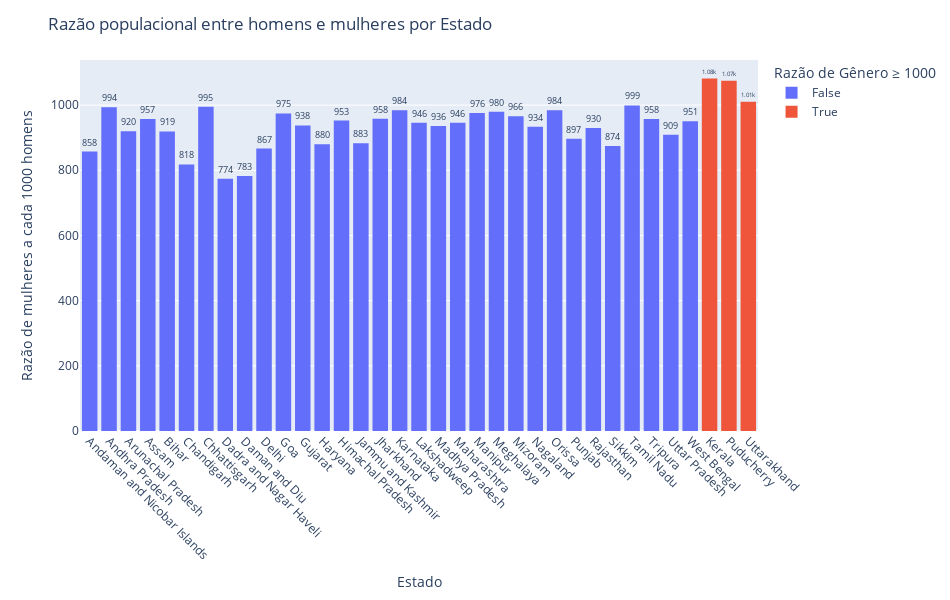

Notebook cell for this chart:
### Code cell
#Criação de histograma para identificar a razão da populaçao do sexo feminino por
# masculino em cada Estado Indiano.

bar_fig_razao_genero = px.histogram(
    media_razao_genero,
    x='estado',
    y='razao_de_genero',
    text_auto=".3s",
    height=600,
    width=950,
    color='cor',
    labels={'cor': 'Razão de Gênero ≥ 1000'}
)

# Atualização de aspectos visuais do gráfico
bar_fig_razao_genero.update_traces(
    textposition='outside'
)
bar_fig_razao_genero.update_yaxes(title_text='Razão de mulheres a cada 1000 homens')
bar_fig_razao_genero.update_xaxes(title_text='Estado',tickangle = 45)
bar_fig_razao_genero.update_layout(title_text='Razão populacional entre homens e mulheres por Estado')

#Impressão do gráfico
bar_fig_razao_genero.show()

### Figure 1 — Plotly figure (JSON) as saved in the notebook; plotly's stock layout.template omitted (floating-point values rounded to 4 significant figures)
{"data": [{"alignmentgroup": "True", "bingroup": "x", "histfunc": "sum", "hovertemplate": "Razão de Gênero ≥ 1000=False<br>estado=%{x}<br>sum of razao_de_genero=%{y}<extra></extra>", "legendgroup": "False", "marker": {"color": "#636efa", "pattern": {"shape": ""}}, "name": "False", "offsetgroup": "False", "orientation": "v", "showlegend": true, "textposition": "outside", "texttemplate": "%{value:.3s}", "type": "histogram", "x": ["Andaman and Nicobar Islands", "Andhra Pradesh", "Arunachal Pradesh", "Assam", "Bihar", "Chandigarh", "Chhattisgarh", "Dadra and Nagar Haveli", "Daman and Diu", "Delhi", "Goa", "Gujarat", "Haryana", "Himachal Pradesh", "Jammu and Kashmir", "Jharkhand", "Karnataka", "Lakshadweep", "Madhya Pradesh", "Maharashtra", "Manipur", "Meghalaya", "Mizoram", "Nagaland", "Orissa", "Punjab", "Rajasthan", "Sikkim", "Tamil Nadu", "Tripura", "Uttar Pradesh", "West Bengal"], "xaxis": "x", "y": [857.7, 993.7, 919.8, 957.4, 919.4, 818, 994.7, 774, 782.5, 866.6, 974.5, 937.6, 879.8, 952.8, 883.1, 958.4, 984.3, 946, 935.6, 945.7, 975.6, 979.7, 965.5, 933.7, 983.9, 897.0, 930.1, 874.2, 998.9, 957.5, 909.2, 950.6], "yaxis": "y"}, {"alignmentgroup": "True", "bingroup": "x", "histfunc": "sum", "hovertemplate": "Razão de Gênero ≥ 1000=True<br>estado=%{x}<br>sum of razao_de_genero=%{y}<extra></extra>", "legendgroup": "True", "marker": {"color": "#EF553B", "pattern": {"shape": ""}}, "name": "True", "offsetgroup": "True", "orientation": "v", "showlegend": true, "textposition": "outside", "texttemplate": "%{value:.3s}", "type": "histogram", "x": ["Kerala", "Puducherry", "Uttarakhand"], "xaxis": "x", "y": [1081.0, 1074.0, 1010.0], "yaxis": "y"}], "layout": {"barmode": "relative", "height": 600, "legend": {"title": {"text": "Razão de Gênero ≥ 1000"}, "tracegroupgap": 0}, "margin": {"t": 60}, "title": {"text": "Razão populacional entre homens e mulheres por Estado"}, "width": 950, "xaxis": {"anchor": "y", "domain": [0, 1], "tickangle": 45, "title": {"text": "Estado"}}, "yaxis": {"anchor": "x", "domain": [0, 1], "title": {"text": "Razão de mulheres a cada 1000 homens"}}}}
